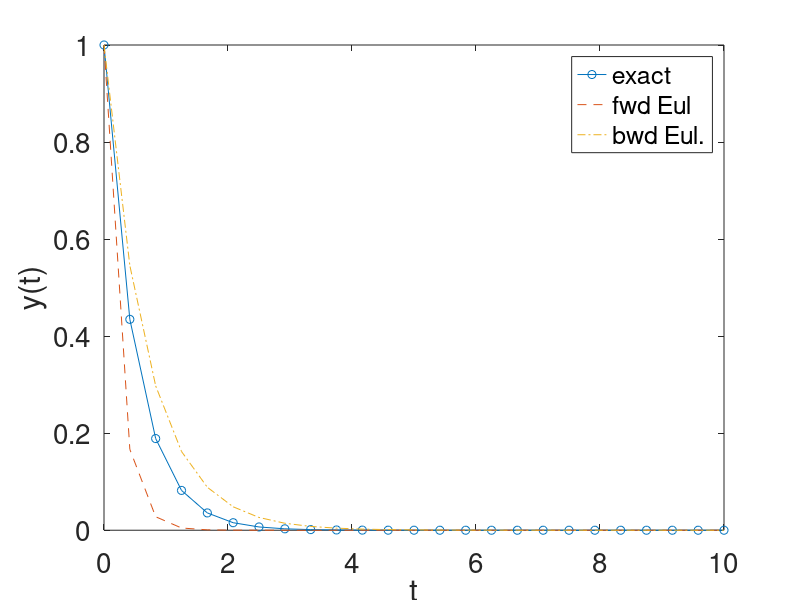
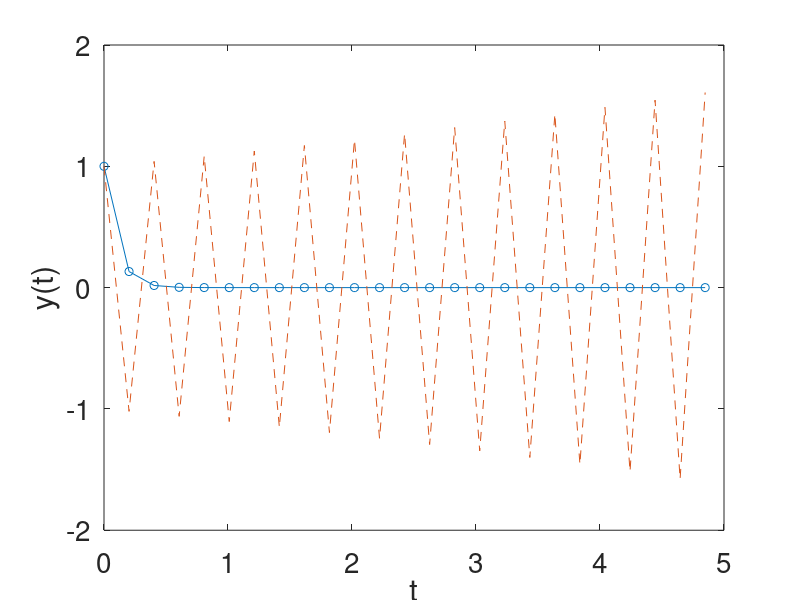

Reproduce these figures in MATLAB, in order.
%% Gridding in time
N=25;
tmin=0;
tmax=10;
t=linspace(tmin,tmax,N);
dt=t(2)-t(1);


%% Test problem
y0=1;
alpha=2;
ybar=y0*exp(-alpha*t);
figure;
plot(t,ybar,'o-');
xlabel('t');
ylabel('y(t)');
set(gca,'FontSize',20);


%% Forward Euler solution
yfwd=zeros(1,N);
yfwd(1)=y0;
for it=2:N
    yfwd(it)=yfwd(it-1)*(1-alpha*dt);
end %for
hold on;
plot(t,yfwd,'--');


%% Backward Euler solution
ybwd=zeros(1,N);
ybwd(1)=y0;
for it=2:N
    ybwd(it)=ybwd(it-1)/(1+alpha*dt);
end %for
plot(t,ybwd,'-.');
legend('exact','fwd Eul','bwd Eul.')


%% Illustration of stability
alpha2=10;
dtmargin=2/alpha2;
dtstable=1/10*dtmargin;
dtunstable=1.01*dtmargin;

dt=dtunstable;
t2=0:dt:5;
N=numel(t);
y2bar=y0*exp(-alpha2*t2);

y2fwd=zeros(1,N);
y2fwd(1)=y0;
for it=2:N
    y2fwd(it)=y2fwd(it-1)*(1-alpha2*dt);
end %for

figure;
plot(t2,y2bar,'o-');
xlabel('t');
ylabel('y(t)');
set(gca,'FontSize',20);
hold on;
plot(t2,y2fwd,'--');


%% Illustration of convergence
%run the code above with finer mesh, etc.

%% Second order method; RK2


%% RK2 stability considerations, FDE analysis


%% RK4 example; comparison against first and second order methods


%% RK2 and systems of equations, oscillating charge example


%% Handling multiple time scales (ODE stiffness, book examples)



